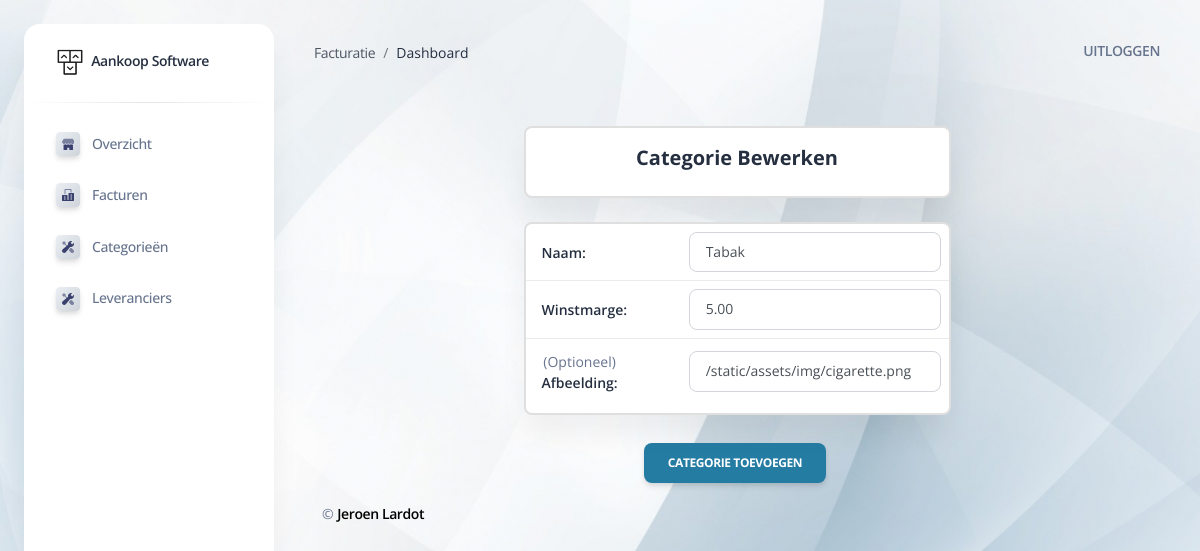
The page /category/1/ on the database as committed earlier.
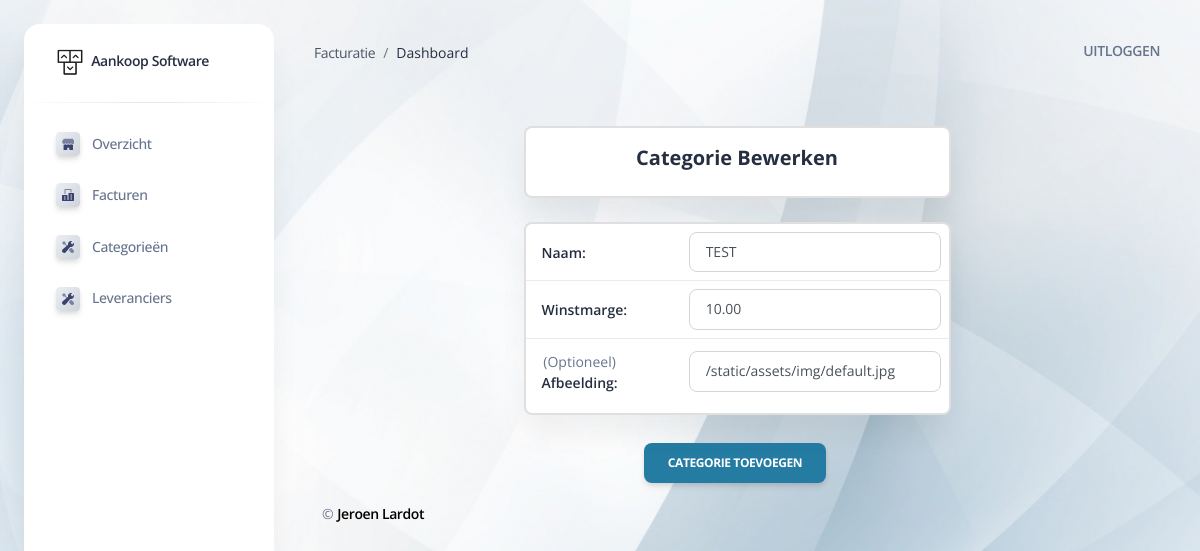
The same page on the database as committed later.
### app/models.py (models this page shows, shortened)
class Category(models.Model):
    name = models.CharField(max_length=50)
    image_link = models.CharField(max_length=200, default="/static/assets/img/default.jpg")
    cat_margin = models.DecimalField(max_digits=20,decimal_places=2, default=0.00);

### app/views.py (the view, shortened to what this page needs)
# urls.py: path('category/<int:pk>/', views.category_edit, name='create_views'),
def category_edit(request, pk):
    category = Category.objects.get(id=pk)
    cat_form = CreateCategoryForm(initial={'name': category.name, 'image_link': category.image_link, 'cat_margin':category.cat_margin})
    html_template = loader.get_template('edit_category.html')
    context={"form":cat_form}
    return HttpResponse(html_template.render(context, request));

### app/forms.py (shortened to what this page needs)
class CreateCategoryForm(forms.ModelForm):
    name = forms.CharField()
    cat_margin = forms.DecimalField(initial=0.00, decimal_places=2)
    image_link = forms.CharField(required=False)
    def __init__(self, *args, **kwargs):
        super().__init__(*args, **kwargs)
        for field in iter(self.fields):
            self.fields[field].widget.attrs.update({
                'class': 'form-control border-1 ps-3'
            })
    class Meta:
        model = Category
        fields = [
            'name',
            'image_link',
            'cat_margin'
        ]

### core/templates/edit_category.html (shortened to what this page needs)
{% extends 'layouts/base.html' %}
{% block content %}
  <div class="container-fluid py-4">
      <div class="row mt-4">
          <div class="col-3"></div>
        <div class="col-6 mb-xl-0 mb-4">
          <div class="card ">
              <div class="card-body p-3 align-middle text-center">
                  <h5 class="text-m mb-2 text-capitalize font-weight-bolder">Categorie Bewerken</h5>
              </div>
          </div>
        </div>
          <div class="col-3"></div>
      </div>
    <form method="POST">
    <div class="row mt-4">
        <div class="col-3"></div>
            <div class="col-6 align-middle text-center">
                <div class="card mb-4 ">
                    <div class="card-body px-0 pt-0 pb-2">
                        <div class="table-responsive p-0">
                            <table class="table align-items-center mb-0" id="invoicetable">
                                <tr class="align-middle text-center">
                                    <td class="align-middle text-center">
                                        <div class="d-flex px-2 py-1">
                                            <div class="d-flex flex-column justify-content-center">
                                                <h6 class="mb-0 text-sm">Naam:</h6>
                                            </div>
                                        </div>
                                    </td>
                                    <td class="align-middle text-center">
                                        {{form.name}}
                                    </td>
                                </tr>
                                <tr>
                                    <td class="align-middle text-center">
                                        <div class="d-flex px-2 py-1">
                                            <div class="d-flex flex-column justify-content-center">
                                                <h6 class="mb-0 text-sm">Winstmarge:</h6>
                                            </div>
                                        </div>
                                    </td>
                                    <td class="align-middle text-center">
                                        {{form.cat_margin}}
                                    </td>
                                </tr>
                                <tr>
                                    <td class="align-middle text-center">
                                        <div class="d-flex px-2 py-1">
                                            <div class="d-flex flex-column justify-content-center">
                                                <h8 class="mb-0 text-sm">(Optioneel)</h8>
                                                <h6 class="mb-0 text-sm">Afbeelding:</h6>
                                            </div>
                                        </div>
                                    </td>
                                    <td class="align-middle text-center">
                                        {{form.image_link}}
                                    </td>
                                </tr>
                            </table>
                        </div>
                    </div>
                </div>
                <button class="btn bg-gradient-primary my-1 me-1" type="submit">Categorie Toevoegen</button>
            </div>
        <div class="col-3"></div>
    </div>
    </form>
    {% include "includes/footer.html" %}
      </div>
{% endblock content %}

Rows that differ between the two databases and show on the page:
changed Category: name "Tabak" → "TEST"; cat_margin "5.00" → "10.00"; image_link "/static/assets/img/cigarette.png" → "/static/assets/img/default.jpg"
